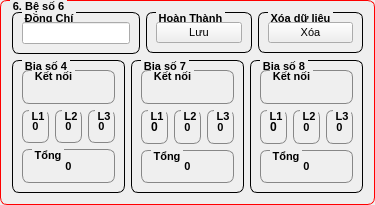
           <widget class="QGroupBox" name="groupBox_190">
            <property name="sizePolicy">
             <sizepolicy hsizetype="Preferred" vsizetype="Preferred">
              <horstretch>0</horstretch>
              <verstretch>0</verstretch>
             </sizepolicy>
            </property>
            <property name="styleSheet">
             <string notr="true">QGroupBox {
    border: 1px solid gray;
    border-radius: 7px;
    margin-top: 0.5em;
	font-size: 8pt ;
    font-weight: bold;
	border-color: rgb(255, 0, 0);
}

QGroupBox::title {
    subcontrol-origin: margin;
    left: 10px;
    padding: 0 0.5px 0 0.5px;
}</string>
            </property>
            <property name="title">
             <string>6. Bệ số 6</string>
            </property>
            <layout class="QVBoxLayout" name="verticalLayout_22">
             <item>
              <layout class="QHBoxLayout" name="horizontalLayout_56">
               <item>
                <widget class="QGroupBox" name="groupBox_191">
                 <property name="sizePolicy">
                  <sizepolicy hsizetype="Preferred" vsizetype="Preferred">
                   <horstretch>0</horstretch>
                   <verstretch>0</verstretch>
                  </sizepolicy>
                 </property>
                 <property name="styleSheet">
                  <string notr="true">QGroupBox {
    border: 1px solid gray;
    border-radius: 7px;
    margin-top: 0.7em;
	font-size: 8pt ;
    font-weight: bold;
	border-color: rgb(0, 0, 0);
}

QGroupBox::title {
    subcontrol-origin: margin;
    left: 10px;
    padding: 0 1px 0 1px;
}</string>
                 </property>
                 <property name="title">
                  <string>Đồng Chí</string>
                 </property>
                 <layout class="QHBoxLayout" name="horizontalLayout_37">
                  <item>
                   <widget class="QLineEdit" name="m_Zone_6_Name">
                    <property name="sizePolicy">
                     <sizepolicy hsizetype="Preferred" vsizetype="Fixed">
                      <horstretch>0</horstretch>
                      <verstretch>0</verstretch>
                     </sizepolicy>
                    </property>
                    <property name="font">
                     <font>
                      <pointsize>8</pointsize>
                     </font>
                    </property>
                   </widget>
                  </item>
                 </layout>
                </widget>
               </item>
               <item>
                <widget class="QGroupBox" name="groupBox_450">
                 <property name="sizePolicy">
                  <sizepolicy hsizetype="Preferred" vsizetype="Fixed">
                   <horstretch>0</horstretch>
                   <verstretch>0</verstretch>
                  </sizepolicy>
                 </property>
                 <property name="styleSheet">
                  <string notr="true">QGroupBox {
    border: 1px solid gray;
    border-radius: 7px;
    margin-top: 0.7em;
	font-size: 8pt ;
    font-weight: bold;
	border-color: rgb(0, 0, 0);
}

QGroupBox::title {
    subcontrol-origin: margin;
    left: 10px;
    padding: 0 1px 0 1px;
}</string>
                 </property>
                 <property name="title">
                  <string>Hoàn Thành</string>
                 </property>
                 <layout class="QHBoxLayout" name="horizontalLayout_57">
                  <item>
                   <widget class="QPushButton" name="m_Zone_6_Add">
                    <property name="font">
                     <font>
                      <pointsize>8</pointsize>
                     </font>
                    </property>
                    <property name="text">
                     <string>Lưu</string>
                    </property>
                    <property name="icon">
                     <iconset resource="icons.qrc">
                      <normaloff>:/icons/24/Add.png</normaloff>:/icons/24/Add.png</iconset>
                    </property>
                    <property name="iconSize">
                     <size>
                      <width>16</width>
                      <height>16</height>
                     </size>
                    </property>
                   </widget>
                  </item>
                 </layout>
                </widget>
               </item>
               <item>
                <widget class="QGroupBox" name="groupBox_451">
                 <property name="sizePolicy">
                  <sizepolicy hsizetype="Preferred" vsizetype="Fixed">
                   <horstretch>0</horstretch>
                   <verstretch>0</verstretch>
                  </sizepolicy>
                 </property>
                 <property name="styleSheet">
                  <string notr="true">QGroupBox {
    border: 1px solid gray;
    border-radius: 7px;
    margin-top: 0.7em;
	font-size: 8pt ;
    font-weight: bold;
	border-color: rgb(0, 0, 0);
}

QGroupBox::title {
    subcontrol-origin: margin;
    left: 10px;
    padding: 0 1px 0 1px;
}</string>
                 </property>
                 <property name="title">
                  <string>Xóa dữ liệu</string>
                 </property>
                 <layout class="QGridLayout" name="gridLayout_505">
                  <item row="0" column="0">
                   <widget class="QPushButton" name="m_Zone_6_Clear">
                    <property name="font">
                     <font>
                      <pointsize>8</pointsize>
                     </font>
                    </property>
                    <property name="text">
                     <string>Xóa</string>
                    </property>
                    <property name="icon">
                     <iconset resource="icons.qrc">
                      <normaloff>:/icons/24/Delete.png</normaloff>:/icons/24/Delete.png</iconset>
                    </property>
                    <property name="iconSize">
                     <size>
                      <width>16</width>
                      <height>16</height>
                     </size>
                    </property>
                   </widget>
                  </item>
                 </layout>
                </widget>
               </item>
              </layout>
             </item>
             <item>
              <layout class="QGridLayout" name="gridLayout_506">
               <item row="0" column="1">
                <widget class="QGroupBox" name="groupBox_452">
                 <property name="styleSheet">
                  <string notr="true">QGroupBox {
    border: 1px solid gray;
    border-radius: 7px;
    margin-top: 0.7em;
	font-size: 8pt ;
    font-weight: bold;
	border-color: rgb(0, 0, 0);
}

QGroupBox::title {
    subcontrol-origin: margin;
    left: 10px;
    padding: 0 0.5px 0 0.5px;
}</string>
                 </property>
                 <property name="title">
                  <string>Bia số 7</string>
                 </property>
                 <layout class="QGridLayout" name="gridLayout_507">
                  <item row="5" column="0">
                   <widget class="QGroupBox" name="groupBox_453">
                    <property name="styleSheet">
                     <string notr="true">QGroupBox {
    font-size: 8pt ;
	border-color: rgb(135, 135, 135);
}
</string>
                    </property>
                    <property name="title">
                     <string>Tổng</string>
                    </property>
                    <layout class="QGridLayout" name="gridLayout_508">
                     <item row="0" column="0">
                      <widget class="QLabel" name="m_Zone_6_T2_Value_Total">
                       <property name="font">
                        <font>
                         <pointsize>8</pointsize>
                         <weight>75</weight>
                         <bold>true</bold>
                        </font>
                       </property>
                       <property name="text">
                        <string>0</string>
                       </property>
                       <property name="alignment">
                        <set>Qt::AlignCenter</set>
                       </property>
                      </widget>
                     </item>
                    </layout>
                   </widget>
                  </item>
                  <item row="1" column="0">
                   <layout class="QGridLayout" name="gridLayout_509">
                    <item row="0" column="0">
                     <widget class="QGroupBox" name="m_Zone_6_T2_Label_1">
                      <property name="font">
                       <font>
                        <pointsize>8</pointsize>
                        <weight>75</weight>
                        <bold>true</bold>
                       </font>
                      </property>
                      <property name="styleSheet">
                       <string notr="true">QGroupBox {
    font-size: 8pt ;
	border-color: rgb(135, 135, 135);
}

QGroupBox::title {
    subcontrol-origin: margin;
    left: 7px;
    padding: 0 1px 0 1px;
}</string>
                      </property>
                      <property name="title">
                       <string>L1</string>
                      </property>
                      <layout class="QGridLayout" name="gridLayout_510">
                       <item row="0" column="0">
                        <widget class="QLabel" name="m_Zone_6_T2_Value_1">
                         <property name="font">
                          <font>
                           <weight>75</weight>
                           <bold>true</bold>
                          </font>
                         </property>
                         <property name="text">
                          <string>0</string>
                         </property>
                         <property name="alignment">
                          <set>Qt::AlignCenter</set>
                         </property>
                        </widget>
                       </item>
                      </layout>
                     </widget>
                    </item>
                    <item row="0" column="1">
                     <widget class="QGroupBox" name="groupBox_455">
                      <property name="font">
                       <font>
                        <pointsize>8</pointsize>
                        <weight>75</weight>
                        <bold>true</bold>
                       </font>
                      </property>
                      <property name="styleSheet">
                       <string notr="true">QGroupBox {
    font-size: 8pt ;
	border-color: rgb(135, 135, 135);
}

QGroupBox::title {
    subcontrol-origin: margin;
    left: 7px;
    padding: 0 1px 0 1px;
}</string>
                      </property>
                      <property name="title">
                       <string>L2</string>
                      </property>
                      <layout class="QGridLayout" name="gridLayout_511">
                       <item row="0" column="0">
                        <widget class="QLabel" name="m_Zone_6_T2_Value_2">
                         <property name="font">
                          <font>
                           <pointsize>8</pointsize>
                           <weight>75</weight>
                           <bold>true</bold>
                          </font>
                         </property>
                         <property name="text">
                          <string>0</string>
                         </property>
                         <property name="alignment">
                          <set>Qt::AlignCenter</set>
                         </property>
                        </widget>
                       </item>
                      </layout>
                     </widget>
                    </item>
                    <item row="0" column="2">
                     <widget class="QGroupBox" name="groupBox_456">
                      <property name="styleSheet">
                       <string notr="true">QGroupBox {
    font-size: 8pt ;
	border-color: rgb(135, 135, 135);
}

QGroupBox::title {
    subcontrol-origin: margin;
    left: 7px;
    padding: 0 1px 0 1px;
}</string>
                      </property>
                      <property name="title">
                       <string>L3</string>
                      </property>
                      <layout class="QGridLayout" name="gridLayout_512">
                       <item row="0" column="0">
                        <widget class="QLabel" name="m_Zone_6_T2_Value_3">
                         <property name="font">
                          <font>
                           <pointsize>8</pointsize>
                           <weight>75</weight>
                           <bold>true</bold>
                          </font>
                         </property>
                         <property name="text">
                          <string>0</string>
                         </property>
                         <property name="alignment">
                          <set>Qt::AlignCenter</set>
                         </property>
                        </widget>
                       </item>
                      </layout>
                     </widget>
                    </item>
                   </layout>
                  </item>
                  <item row="0" column="0">
                   <widget class="QGroupBox" name="groupBox_457">
                    <property name="styleSheet">
                     <string notr="true">QGroupBox {
	border-color: rgb(135, 135, 135);
}
</string>
                    </property>
                    <property name="title">
                     <string>Kết nối</string>
                    </property>
                    <layout class="QGridLayout" name="gridLayout_513">
                     <item row="0" column="0">
                      <widget class="QLabel" name="m_Zone_6_T2_Status">
                       <property name="text">
                        <string/>
                       </property>
                       <property name="pixmap">
                        <pixmap resource="icons.qrc">:/icons/24/yellow.png</pixmap>
                       </property>
                       <property name="alignment">
                        <set>Qt::AlignCenter</set>
                       </property>
                      </widget>
                     </item>
                    </layout>
                   </widget>
                  </item>
                 </layout>
                </widget>
               </item>
               <item row="0" column="0">
                <widget class="QGroupBox" name="groupBox_458">
                 <property name="styleSheet">
                  <string notr="true">QGroupBox {
    border: 1px solid gray;
    border-radius: 7px;
    margin-top: 0.7em;
	font-size: 8pt ;
    font-weight: bold;
	border-color: rgb(0, 0, 0);
}

QGroupBox::title {
    subcontrol-origin: margin;
    left: 10px;
    padding: 0 1px 0 1px;
}</string>
                 </property>
                 <property name="title">
                  <string>Bia số 4</string>
                 </property>
                 <layout class="QGridLayout" name="gridLayout_514">
                  <item row="6" column="0">
                   <widget class="QGroupBox" name="groupBox_459">
                    <property name="font">
                     <font>
                      <pointsize>8</pointsize>
                      <weight>75</weight>
                      <bold>true</bold>
                     </font>
                    </property>
                    <property name="styleSheet">
                     <string notr="true">QGroupBox {
    font-size: 8pt ;
	border-color: rgb(135, 135, 135);
}
</string>
                    </property>
                    <property name="title">
                     <string>Tổng</string>
                    </property>
                    <layout class="QGridLayout" name="gridLayout_515">
                     <item row="0" column="0">
                      <widget class="QLabel" name="m_Zone_6_T1_Value_Total">
                       <property name="font">
                        <font>
                         <pointsize>8</pointsize>
                         <weight>75</weight>
                         <bold>true</bold>
                        </font>
                       </property>
                       <property name="text">
                        <string>0</string>
                       </property>
                       <property name="alignment">
                        <set>Qt::AlignCenter</set>
                       </property>
                      </widget>
                     </item>
                    </layout>
                   </widget>
                  </item>
                  <item row="0" column="0">
                   <layout class="QGridLayout" name="gridLayout_516">
                    <item row="0" column="0">
                     <widget class="QGroupBox" name="groupBox_460">
                      <property name="styleSheet">
                       <string notr="true">QGroupBox {
	border-color: rgb(135, 135, 135);
}
</string>
                      </property>
                      <property name="title">
                       <string>Kết nối</string>
                      </property>
                      <layout class="QGridLayout" name="gridLayout_517">
                       <item row="0" column="0">
                        <widget class="QLabel" name="m_Zone_6_T1_Status">
                         <property name="text">
                          <string/>
                         </property>
                         <property name="pixmap">
                          <pixmap resource="icons.qrc">:/icons/24/yellow.png</pixmap>
                         </property>
                         <property name="alignment">
                          <set>Qt::AlignCenter</set>
                         </property>
                        </widget>
                       </item>
                      </layout>
                     </widget>
                    </item>
                   </layout>
                  </item>
                  <item row="3" column="0">
                   <layout class="QGridLayout" name="gridLayout_518">
                    <item row="0" column="2">
                     <widget class="QGroupBox" name="groupBox_461">
                      <property name="font">
                       <font>
                        <pointsize>8</pointsize>
                        <weight>75</weight>
                        <bold>true</bold>
                       </font>
                      </property>
                      <property name="styleSheet">
                       <string notr="true">QGroupBox {
    font-size: 8pt ;
	border-color: rgb(135, 135, 135);
}

QGroupBox::title {
    subcontrol-origin: margin;
    left: 7px;
    padding: 0 1px 0 1px;
}</string>
                      </property>
                      <property name="title">
                       <string>L3</string>
                      </property>
                      <layout class="QGridLayout" name="gridLayout_519">
                       <item row="0" column="0">
                        <widget class="QLabel" name="m_Zone_6_T1_Value_3">
                         <property name="font">
                          <font>
                           <pointsize>8</pointsize>
                           <weight>75</weight>
                           <bold>true</bold>
                          </font>
                         </property>
                         <property name="text">
                          <string>0</string>
                         </property>
                         <property name="alignment">
                          <set>Qt::AlignCenter</set>
                         </property>
                        </widget>
                       </item>
                      </layout>
                     </widget>
                    </item>
                    <item row="0" column="0">
                     <widget class="QGroupBox" name="m_Zone_6_T1_Lable">
                      <property name="font">
                       <font>
                        <pointsize>8</pointsize>
                        <weight>75</weight>
                        <bold>true</bold>
                       </font>
                      </property>
                      <property name="styleSheet">
                       <string notr="true">QGroupBox {
    font-size: 8pt ;
	border-color: rgb(135, 135, 135);
}

QGroupBox::title {
    subcontrol-origin: margin;
    left: 7px;
    padding: 0 1px 0 1px;
}</string>
                      </property>
                      <property name="title">
                       <string>L1</string>
                      </property>
                      <layout class="QGridLayout" name="gridLayout_520">
                       <item row="0" column="0">
                        <widget class="QLabel" name="m_Zone_6_T1_Value_1">
                         <property name="font">
                          <font>
                           <pointsize>8</pointsize>
                           <weight>75</weight>
                           <bold>true</bold>
                          </font>
                         </property>
                         <property name="text">
                          <string>0</string>
                         </property>
                         <property name="alignment">
                          <set>Qt::AlignCenter</set>
                         </property>
                        </widget>
                       </item>
                      </layout>
                     </widget>
                    </item>
                    <item row="0" column="1">
                     <widget class="QGroupBox" name="groupBox_463">
                      <property name="font">
                       <font>
                        <pointsize>8</pointsize>
                        <weight>75</weight>
                        <bold>true</bold>
                       </font>
                      </property>
                      <property name="styleSheet">
                       <string notr="true">QGroupBox {
    font-size: 8pt ;
	border-color: rgb(135, 135, 135);
}

QGroupBox::title {
    subcontrol-origin: margin;
    left: 7px;
    padding: 0 1px 0 1px;
}</string>
                      </property>
                      <property name="title">
                       <string>L2</string>
                      </property>
                      <layout class="QGridLayout" name="gridLayout_521">
                       <item row="0" column="0">
                        <widget class="QLabel" name="m_Zone_6_T1_Value_2">
                         <property name="font">
                          <font>
                           <pointsize>8</pointsize>
                           <weight>75</weight>
                           <bold>true</bold>
                          </font>
                         </property>
                         <property name="text">
                          <string>0</string>
                         </property>
                         <property name="alignment">
                          <set>Qt::AlignCenter</set>
                         </property>
                        </widget>
                       </item>
                      </layout>
                     </widget>
                    </item>
                   </layout>
                  </item>
                 </layout>
                </widget>
               </item>
               <item row="0" column="2">
                <widget class="QGroupBox" name="groupBox_464">
                 <property name="styleSheet">
                  <string notr="true">QGroupBox {
    border: 1px solid gray;
    border-radius: 7px;
    margin-top: 0.7em;
	font-size: 8pt ;
    font-weight: bold;
	border-color: rgb(0, 0, 0);
}

QGroupBox::title {
    subcontrol-origin: margin;
    left: 10px;
    padding: 0 0.5px 0 0.5px;
}</string>
                 </property>
                 <property name="title">
                  <string>Bia số 8</string>
                 </property>
                 <layout class="QGridLayout" name="gridLayout_522">
                  <item row="0" column="1">
                   <widget class="QGroupBox" name="groupBox_465">
                    <property name="styleSheet">
                     <string notr="true">QGroupBox {
	border-color: rgb(135, 135, 135);
}
</string>
                    </property>
                    <property name="title">
                     <string>Kết nối</string>
                    </property>
                    <layout class="QGridLayout" name="gridLayout_523">
                     <item row="0" column="0">
                      <widget class="QLabel" name="m_Zone_6_T3_Status">
                       <property name="text">
                        <string/>
                       </property>
                       <property name="pixmap">
                        <pixmap resource="icons.qrc">:/icons/24/yellow.png</pixmap>
                       </property>
                       <property name="alignment">
                        <set>Qt::AlignCenter</set>
                       </property>
                      </widget>
                     </item>
                    </layout>
                   </widget>
                  </item>
                  <item row="5" column="1">
                   <widget class="QGroupBox" name="groupBox_466">
                    <property name="styleSheet">
                     <string notr="true">QGroupBox {
    font-size: 8pt ;
	border-color: rgb(135, 135, 135);
}
</string>
                    </property>
                    <property name="title">
                     <string>Tổng</string>
                    </property>
                    <layout class="QGridLayout" name="gridLayout_524">
                     <item row="0" column="0">
                      <widget class="QLabel" name="m_Zone_6_T3_Value_Total">
                       <property name="font">
                        <font>
                         <pointsize>8</pointsize>
                         <weight>75</weight>
                         <bold>true</bold>
                        </font>
                       </property>
                       <property name="text">
                        <string>0</string>
                       </property>
                       <property name="alignment">
                        <set>Qt::AlignCenter</set>
                       </property>
                      </widget>
                     </item>
                    </layout>
                   </widget>
                  </item>
                  <item row="1" column="1">
                   <layout class="QGridLayout" name="gridLayout_525">
                    <item row="0" column="0">
                     <widget class="QGroupBox" name="groupBox_467">
                      <property name="font">
                       <font>
                        <pointsize>8</pointsize>
                        <weight>75</weight>
                        <bold>true</bold>
                       </font>
                      </property>
                      <property name="styleSheet">
                       <string notr="true">QGroupBox {
    font-size: 8pt ;
	border-color: rgb(135, 135, 135);
}

QGroupBox::title {
    subcontrol-origin: margin;
    left: 7px;
    padding: 0 1px 0 1px;
}</string>
                      </property>
                      <property name="title">
                       <string>L1</string>
                      </property>
                      <layout class="QGridLayout" name="gridLayout_526">
                       <item row="0" column="0">
                        <widget class="QLabel" name="m_Zone_6_T3_Value_1">
                         <property name="font">
                          <font>
                           <weight>75</weight>
                           <bold>true</bold>
                          </font>
                         </property>
                         <property name="text">
                          <string>0</string>
                         </property>
                         <property name="alignment">
                          <set>Qt::AlignCenter</set>
                         </property>
                        </widget>
                       </item>
                      </layout>
                     </widget>
                    </item>
                    <item row="0" column="1">
                     <widget class="QGroupBox" name="groupBox_468">
                      <property name="font">
                       <font>
                        <pointsize>8</pointsize>
                        <weight>75</weight>
                        <bold>true</bold>
                       </font>
                      </property>
                      <property name="styleSheet">
                       <string notr="true">QGroupBox {
    font-size: 8pt ;
	border-color: rgb(135, 135, 135);
}

QGroupBox::title {
    subcontrol-origin: margin;
    left: 7px;
    padding: 0 1px 0 1px;
}</string>
                      </property>
                      <property name="title">
                       <string>L2</string>
                      </property>
                      <layout class="QGridLayout" name="gridLayout_527">
                       <item row="0" column="0">
                        <widget class="QLabel" name="m_Zone_6_T3_Value_2">
                         <property name="font">
                          <font>
                           <pointsize>8</pointsize>
                           <weight>75</weight>
                           <bold>true</bold>
                          </font>
                         </property>
                         <property name="text">
                          <string>0</string>
                         </property>
                         <property name="alignment">
                          <set>Qt::AlignCenter</set>
                         </property>
                        </widget>
                       </item>
                      </layout>
                     </widget>
                    </item>
                    <item row="0" column="2">
                     <widget class="QGroupBox" name="groupBox_469">
                      <property name="styleSheet">
                       <string notr="true">QGroupBox {
    font-size: 8pt ;
	border-color: rgb(135, 135, 135);
}

QGroupBox::title {
    subcontrol-origin: margin;
    left: 7px;
    padding: 0 1px 0 1px;
}</string>
                      </property>
                      <property name="title">
                       <string>L3</string>
                      </property>
                      <layout class="QGridLayout" name="gridLayout_528">
                       <item row="0" column="0">
                        <widget class="QLabel" name="m_Zone_6_T3_Value_3">
                         <property name="font">
                          <font>
                           <pointsize>8</pointsize>
                           <weight>75</weight>
                           <bold>true</bold>
                          </font>
                         </property>
                         <property name="text">
                          <string>0</string>
                         </property>
                         <property name="alignment">
                          <set>Qt::AlignCenter</set>
                         </property>
                        </widget>
                       </item>
                      </layout>
                     </widget>
                    </item>
                   </layout>
                  </item>
                 </layout>
                </widget>
               </item>
              </layout>
             </item>
            </layout>
           </widget>
